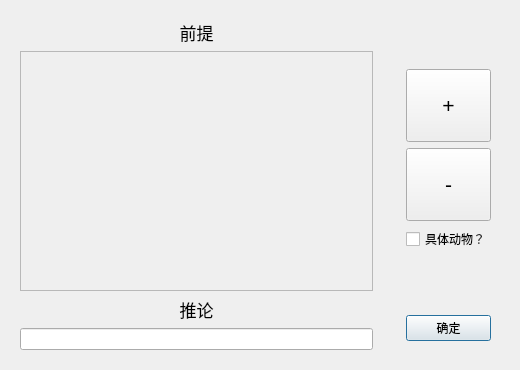
<?xml version="1.0" encoding="UTF-8"?>
<ui version="4.0">
 <class>AddRulesDialog</class>
 <widget class="QDialog" name="AddRulesDialog">
  <property name="geometry">
   <rect>
    <x>0</x>
    <y>0</y>
    <width>520</width>
    <height>370</height>
   </rect>
  </property>
  <property name="windowTitle">
   <string>Dialog</string>
  </property>
  <layout class="QHBoxLayout" name="horizontalLayout">
   <item>
    <widget class="QWidget" name="widget_rules" native="true">
     <layout class="QVBoxLayout" name="verticalLayout_3">
      <item>
       <widget class="QLabel" name="label">
        <property name="font">
         <font>
          <pointsize>13</pointsize>
         </font>
        </property>
        <property name="text">
         <string>前提</string>
        </property>
        <property name="alignment">
         <set>Qt::AlignCenter</set>
        </property>
       </widget>
      </item>
      <item>
       <widget class="QScrollArea" name="scrollArea">
        <property name="widgetResizable">
         <bool>true</bool>
        </property>
        <widget class="QWidget" name="scrollAreaWidgetContents">
         <property name="geometry">
          <rect>
           <x>0</x>
           <y>0</y>
           <width>319</width>
           <height>236</height>
          </rect>
         </property>
        </widget>
       </widget>
      </item>
      <item>
       <widget class="QLabel" name="label_2">
        <property name="font">
         <font>
          <pointsize>13</pointsize>
         </font>
        </property>
        <property name="text">
         <string>推论</string>
        </property>
        <property name="alignment">
         <set>Qt::AlignCenter</set>
        </property>
       </widget>
      </item>
      <item>
       <widget class="QLineEdit" name="lineEdit_interence"/>
      </item>
     </layout>
    </widget>
   </item>
   <item>
    <widget class="QWidget" name="widget_tools" native="true">
     <property name="sizePolicy">
      <sizepolicy hsizetype="Fixed" vsizetype="Preferred">
       <horstretch>0</horstretch>
       <verstretch>0</verstretch>
      </sizepolicy>
     </property>
     <layout class="QVBoxLayout" name="verticalLayout">
      <item>
       <widget class="QWidget" name="widget_tools_pre" native="true">
        <layout class="QVBoxLayout" name="verticalLayout_2">
         <item>
          <spacer name="verticalSpacer_2">
           <property name="orientation">
            <enum>Qt::Vertical</enum>
           </property>
           <property name="sizeType">
            <enum>QSizePolicy::Fixed</enum>
           </property>
           <property name="sizeHint" stdset="0">
            <size>
             <width>20</width>
             <height>40</height>
            </size>
           </property>
          </spacer>
         </item>
         <item>
          <widget class="QToolButton" name="toolButton_addLine">
           <property name="sizePolicy">
            <sizepolicy hsizetype="Preferred" vsizetype="Preferred">
             <horstretch>0</horstretch>
             <verstretch>0</verstretch>
            </sizepolicy>
           </property>
           <property name="font">
            <font>
             <pointsize>16</pointsize>
            </font>
           </property>
           <property name="text">
            <string>+</string>
           </property>
          </widget>
         </item>
         <item>
          <widget class="QToolButton" name="toolButton_deleteLine">
           <property name="sizePolicy">
            <sizepolicy hsizetype="Preferred" vsizetype="Preferred">
             <horstretch>0</horstretch>
             <verstretch>0</verstretch>
            </sizepolicy>
           </property>
           <property name="font">
            <font>
             <pointsize>16</pointsize>
            </font>
           </property>
           <property name="text">
            <string>-</string>
           </property>
          </widget>
         </item>
         <item>
          <widget class="QCheckBox" name="checkBox_isAnimal">
           <property name="sizePolicy">
            <sizepolicy hsizetype="Minimum" vsizetype="Fixed">
             <horstretch>0</horstretch>
             <verstretch>0</verstretch>
            </sizepolicy>
           </property>
           <property name="text">
            <string>具体动物？</string>
           </property>
          </widget>
         </item>
        </layout>
       </widget>
      </item>
      <item>
       <spacer name="verticalSpacer">
        <property name="orientation">
         <enum>Qt::Vertical</enum>
        </property>
        <property name="sizeType">
         <enum>QSizePolicy::Fixed</enum>
        </property>
        <property name="sizeHint" stdset="0">
         <size>
          <width>20</width>
          <height>40</height>
         </size>
        </property>
       </spacer>
      </item>
      <item>
       <widget class="QWidget" name="widget_ok" native="true">
        <property name="sizePolicy">
         <sizepolicy hsizetype="Preferred" vsizetype="Fixed">
          <horstretch>0</horstretch>
          <verstretch>0</verstretch>
         </sizepolicy>
        </property>
        <layout class="QHBoxLayout" name="horizontalLayout_2">
         <item>
          <widget class="QPushButton" name="pushButton_accepted">
           <property name="sizePolicy">
            <sizepolicy hsizetype="Preferred" vsizetype="Fixed">
             <horstretch>0</horstretch>
             <verstretch>0</verstretch>
            </sizepolicy>
           </property>
           <property name="text">
            <string>确定</string>
           </property>
          </widget>
         </item>
        </layout>
       </widget>
      </item>
     </layout>
    </widget>
   </item>
  </layout>
 </widget>
 <resources/>
 <connections/>
</ui>
